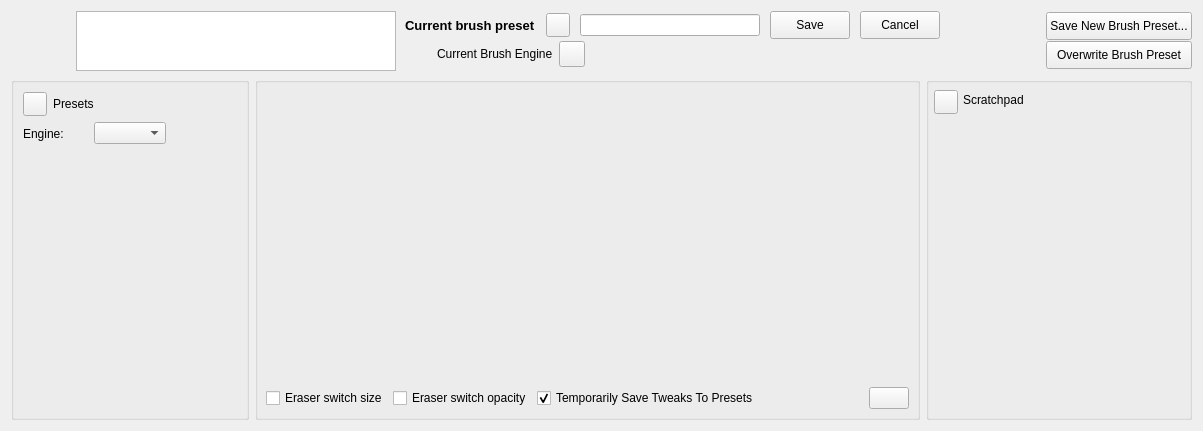
<?xml version="1.0" encoding="UTF-8"?>
<ui version="4.0">
 <author>
    SPDX-FileCopyrightText: none
    SPDX-License-Identifier: GPL-3.0-or-later
  </author>
 <class>WdgPaintOpSettings</class>
 <widget class="QWidget" name="WdgPaintOpSettings">
  <property name="geometry">
   <rect>
    <x>0</x>
    <y>0</y>
    <width>1203</width>
    <height>431</height>
   </rect>
  </property>
  <property name="windowTitle">
   <string>Brush Editor</string>
  </property>
  <layout class="QGridLayout" name="gridLayout">
   <item row="0" column="0" colspan="3">
    <layout class="QHBoxLayout" name="brushEditorDashboard">
     <property name="spacing">
      <number>9</number>
     </property>
     <property name="leftMargin">
      <number>1</number>
     </property>
     <item>
      <widget class="QLabel" name="presetThumbnailicon">
       <property name="sizePolicy">
        <sizepolicy hsizetype="Fixed" vsizetype="Fixed">
         <horstretch>0</horstretch>
         <verstretch>0</verstretch>
        </sizepolicy>
       </property>
       <property name="minimumSize">
        <size>
         <width>55</width>
         <height>55</height>
        </size>
       </property>
       <property name="text">
        <string/>
       </property>
       <property name="scaledContents">
        <bool>true</bool>
       </property>
      </widget>
     </item>
     <item>
      <widget class="KisPresetLivePreviewView" name="liveBrushPreviewView">
       <property name="sizePolicy">
        <sizepolicy hsizetype="Fixed" vsizetype="Fixed">
         <horstretch>0</horstretch>
         <verstretch>0</verstretch>
        </sizepolicy>
       </property>
       <property name="minimumSize">
        <size>
         <width>320</width>
         <height>60</height>
        </size>
       </property>
       <property name="maximumSize">
        <size>
         <width>320</width>
         <height>60</height>
        </size>
       </property>
       <property name="font">
        <font>
         <kerning>false</kerning>
        </font>
       </property>
       <property name="contextMenuPolicy">
        <enum>Qt::DefaultContextMenu</enum>
       </property>
       <property name="frameShape">
        <enum>QFrame::StyledPanel</enum>
       </property>
       <property name="frameShadow">
        <enum>QFrame::Raised</enum>
       </property>
       <property name="midLineWidth">
        <number>0</number>
       </property>
       <property name="verticalScrollBarPolicy">
        <enum>Qt::ScrollBarAlwaysOff</enum>
       </property>
       <property name="horizontalScrollBarPolicy">
        <enum>Qt::ScrollBarAlwaysOff</enum>
       </property>
       <property name="interactive">
        <bool>true</bool>
       </property>
       <property name="alignment">
        <set>Qt::AlignLeading|Qt::AlignLeft|Qt::AlignTop</set>
       </property>
       <property name="renderHints">
        <set>QPainter::Antialiasing|QPainter::HighQualityAntialiasing|QPainter::SmoothPixmapTransform</set>
       </property>
       <property name="resizeAnchor">
        <enum>QGraphicsView::AnchorViewCenter</enum>
       </property>
      </widget>
     </item>
     <item>
      <layout class="QVBoxLayout" name="verticalLayout_4">
       <property name="spacing">
        <number>0</number>
       </property>
       <item>
        <layout class="QHBoxLayout" name="horizontalLayout_6">
         <property name="spacing">
          <number>10</number>
         </property>
         <item>
          <widget class="QLabel" name="currentBrushNameLabel">
           <property name="sizePolicy">
            <sizepolicy hsizetype="MinimumExpanding" vsizetype="Preferred">
             <horstretch>0</horstretch>
             <verstretch>0</verstretch>
            </sizepolicy>
           </property>
           <property name="font">
            <font>
             <pointsize>10</pointsize>
             <weight>75</weight>
             <bold>true</bold>
            </font>
           </property>
           <property name="text">
            <string>Current brush preset</string>
           </property>
          </widget>
         </item>
         <item>
          <widget class="QPushButton" name="renameBrushPresetButton">
           <property name="sizePolicy">
            <sizepolicy hsizetype="Fixed" vsizetype="Fixed">
             <horstretch>0</horstretch>
             <verstretch>0</verstretch>
            </sizepolicy>
           </property>
           <property name="minimumSize">
            <size>
             <width>24</width>
             <height>24</height>
            </size>
           </property>
           <property name="maximumSize">
            <size>
             <width>24</width>
             <height>24</height>
            </size>
           </property>
           <property name="text">
            <string/>
           </property>
          </widget>
         </item>
         <item>
          <widget class="QLineEdit" name="renameBrushNameTextField">
           <property name="minimumSize">
            <size>
             <width>180</width>
             <height>0</height>
            </size>
           </property>
          </widget>
         </item>
         <item>
          <widget class="QPushButton" name="updateBrushNameButton">
           <property name="sizePolicy">
            <sizepolicy hsizetype="Minimum" vsizetype="Fixed">
             <horstretch>0</horstretch>
             <verstretch>0</verstretch>
            </sizepolicy>
           </property>
           <property name="maximumSize">
            <size>
             <width>16777215</width>
             <height>28</height>
            </size>
           </property>
           <property name="text">
            <string>Save</string>
           </property>
          </widget>
         </item>
         <item>
          <widget class="QPushButton" name="cancelBrushNameUpdateButton">
           <property name="maximumSize">
            <size>
             <width>16777215</width>
             <height>28</height>
            </size>
           </property>
           <property name="text">
            <string>Cancel</string>
           </property>
          </widget>
         </item>
        </layout>
       </item>
       <item>
        <layout class="QHBoxLayout" name="horizontalLayout_5">
         <property name="spacing">
          <number>6</number>
         </property>
         <item>
          <widget class="QLabel" name="currentBrushEngineIcon">
           <property name="sizePolicy">
            <sizepolicy hsizetype="Fixed" vsizetype="Fixed">
             <horstretch>0</horstretch>
             <verstretch>0</verstretch>
            </sizepolicy>
           </property>
           <property name="minimumSize">
            <size>
             <width>26</width>
             <height>26</height>
            </size>
           </property>
           <property name="text">
            <string/>
           </property>
          </widget>
         </item>
         <item>
          <widget class="QLabel" name="currentBrushEngineLabel">
           <property name="text">
            <string>Current Brush Engine</string>
           </property>
          </widget>
         </item>
         <item>
          <widget class="QPushButton" name="reloadPresetButton">
           <property name="sizePolicy">
            <sizepolicy hsizetype="Fixed" vsizetype="Fixed">
             <horstretch>0</horstretch>
             <verstretch>0</verstretch>
            </sizepolicy>
           </property>
           <property name="minimumSize">
            <size>
             <width>26</width>
             <height>26</height>
            </size>
           </property>
           <property name="maximumSize">
            <size>
             <width>26</width>
             <height>26</height>
            </size>
           </property>
           <property name="text">
            <string/>
           </property>
          </widget>
         </item>
         <item>
          <widget class="QPushButton" name="dirtyPresetIndicatorButton">
           <property name="sizePolicy">
            <sizepolicy hsizetype="Fixed" vsizetype="Fixed">
             <horstretch>0</horstretch>
             <verstretch>0</verstretch>
            </sizepolicy>
           </property>
           <property name="minimumSize">
            <size>
             <width>30</width>
             <height>30</height>
            </size>
           </property>
           <property name="maximumSize">
            <size>
             <width>30</width>
             <height>30</height>
            </size>
           </property>
           <property name="text">
            <string/>
           </property>
           <property name="flat">
            <bool>true</bool>
           </property>
          </widget>
         </item>
         <item>
          <spacer name="horizontalSpacer_4">
           <property name="orientation">
            <enum>Qt::Horizontal</enum>
           </property>
           <property name="sizeHint" stdset="0">
            <size>
             <width>40</width>
             <height>20</height>
            </size>
           </property>
          </spacer>
         </item>
        </layout>
       </item>
      </layout>
     </item>
     <item>
      <spacer name="horizontalSpacer_2">
       <property name="orientation">
        <enum>Qt::Horizontal</enum>
       </property>
       <property name="sizeType">
        <enum>QSizePolicy::MinimumExpanding</enum>
       </property>
       <property name="sizeHint" stdset="0">
        <size>
         <width>0</width>
         <height>0</height>
        </size>
       </property>
      </spacer>
     </item>
     <item>
      <layout class="QVBoxLayout" name="verticalLayout_5">
       <property name="spacing">
        <number>0</number>
       </property>
       <item>
        <widget class="QPushButton" name="saveNewBrushPresetButton">
         <property name="sizePolicy">
          <sizepolicy hsizetype="Preferred" vsizetype="Preferred">
           <horstretch>0</horstretch>
           <verstretch>0</verstretch>
          </sizepolicy>
         </property>
         <property name="maximumSize">
          <size>
           <width>16777215</width>
           <height>28</height>
          </size>
         </property>
         <property name="text">
          <string>Save New Brush Preset...</string>
         </property>
        </widget>
       </item>
       <item>
        <widget class="QPushButton" name="saveBrushPresetButton">
         <property name="sizePolicy">
          <sizepolicy hsizetype="Preferred" vsizetype="Fixed">
           <horstretch>0</horstretch>
           <verstretch>0</verstretch>
          </sizepolicy>
         </property>
         <property name="maximumSize">
          <size>
           <width>16777215</width>
           <height>28</height>
          </size>
         </property>
         <property name="text">
          <string>Overwrite Brush Preset</string>
         </property>
        </widget>
       </item>
      </layout>
     </item>
    </layout>
   </item>
   <item row="1" column="0">
    <widget class="QGroupBox" name="presetsContainer">
     <property name="title">
      <string/>
     </property>
     <property name="alignment">
      <set>Qt::AlignLeading|Qt::AlignLeft|Qt::AlignVCenter</set>
     </property>
     <layout class="QVBoxLayout" name="verticalLayout_3">
      <item>
       <layout class="QHBoxLayout" name="horizontalLayout_7">
        <item>
         <widget class="QPushButton" name="showPresetsButton">
          <property name="minimumSize">
           <size>
            <width>24</width>
            <height>24</height>
           </size>
          </property>
          <property name="maximumSize">
           <size>
            <width>24</width>
            <height>24</height>
           </size>
          </property>
          <property name="text">
           <string/>
          </property>
          <property name="iconSize">
           <size>
            <width>12</width>
            <height>12</height>
           </size>
          </property>
          <property name="shortcut">
           <string notr="true"/>
          </property>
         </widget>
        </item>
        <item>
         <widget class="QLabel" name="presetsSidebarLabel">
          <property name="sizePolicy">
           <sizepolicy hsizetype="Minimum" vsizetype="Minimum">
            <horstretch>0</horstretch>
            <verstretch>0</verstretch>
           </sizepolicy>
          </property>
          <property name="text">
           <string>Presets</string>
          </property>
         </widget>
        </item>
       </layout>
      </item>
      <item>
       <layout class="QHBoxLayout" name="horizontalLayout_4">
        <item>
         <widget class="QLabel" name="engineFilterLabel">
          <property name="sizePolicy">
           <sizepolicy hsizetype="Minimum" vsizetype="Minimum">
            <horstretch>0</horstretch>
            <verstretch>0</verstretch>
           </sizepolicy>
          </property>
          <property name="text">
           <string>Engine:</string>
          </property>
         </widget>
        </item>
        <item>
         <widget class="QComboBox" name="brushEngineComboBox">
          <property name="sizePolicy">
           <sizepolicy hsizetype="Fixed" vsizetype="Fixed">
            <horstretch>0</horstretch>
            <verstretch>0</verstretch>
           </sizepolicy>
          </property>
         </widget>
        </item>
        <item>
         <widget class="QToolButton" name="presetChangeViewToolButton">
          <property name="sizePolicy">
           <sizepolicy hsizetype="Minimum" vsizetype="Fixed">
            <horstretch>0</horstretch>
            <verstretch>0</verstretch>
           </sizepolicy>
          </property>
          <property name="text">
           <string/>
          </property>
          <property name="autoRaise">
           <bool>true</bool>
          </property>
         </widget>
        </item>
       </layout>
      </item>
      <item>
       <widget class="KisPresetSelectorStrip" name="presetWidget" native="true">
        <property name="sizePolicy">
         <sizepolicy hsizetype="Preferred" vsizetype="MinimumExpanding">
          <horstretch>0</horstretch>
          <verstretch>0</verstretch>
         </sizepolicy>
        </property>
        <property name="minimumSize">
         <size>
          <width>0</width>
          <height>120</height>
         </size>
        </property>
        <property name="maximumSize">
         <size>
          <width>1677215</width>
          <height>1677215</height>
         </size>
        </property>
       </widget>
      </item>
      <item>
       <spacer name="verticalSpacer">
        <property name="orientation">
         <enum>Qt::Vertical</enum>
        </property>
        <property name="sizeType">
         <enum>QSizePolicy::Preferred</enum>
        </property>
        <property name="sizeHint" stdset="0">
         <size>
          <width>5</width>
          <height>5</height>
         </size>
        </property>
       </spacer>
      </item>
      <item>
       <layout class="QHBoxLayout" name="horizontalLayout_9">
        <item>
         <widget class="QToolButton" name="newPresetEngineButton">
          <property name="text">
           <string/>
          </property>
          <property name="iconSize">
           <size>
            <width>22</width>
            <height>22</height>
           </size>
          </property>
          <property name="autoRaise">
           <bool>true</bool>
          </property>
         </widget>
        </item>
        <item>
         <spacer name="horizontalSpacer_5">
          <property name="orientation">
           <enum>Qt::Horizontal</enum>
          </property>
          <property name="sizeHint" stdset="0">
           <size>
            <width>5</width>
            <height>10</height>
           </size>
          </property>
         </spacer>
        </item>
        <item>
         <widget class="QToolButton" name="bnBlacklistPreset">
          <property name="minimumSize">
           <size>
            <width>0</width>
            <height>0</height>
           </size>
          </property>
          <property name="text">
           <string/>
          </property>
          <property name="iconSize">
           <size>
            <width>22</width>
            <height>22</height>
           </size>
          </property>
          <property name="autoRaise">
           <bool>true</bool>
          </property>
         </widget>
        </item>
       </layout>
      </item>
      <item>
       <spacer name="presetsSpacer">
        <property name="orientation">
         <enum>Qt::Vertical</enum>
        </property>
        <property name="sizeHint" stdset="0">
         <size>
          <width>20</width>
          <height>10</height>
         </size>
        </property>
       </spacer>
      </item>
     </layout>
    </widget>
   </item>
   <item row="1" column="1">
    <widget class="QGroupBox" name="brushEditorSettingsControls">
     <property name="title">
      <string/>
     </property>
     <property name="flat">
      <bool>false</bool>
     </property>
     <layout class="QVBoxLayout" name="brushEditorLayout">
      <property name="spacing">
       <number>0</number>
      </property>
      <property name="leftMargin">
       <number>3</number>
      </property>
      <property name="topMargin">
       <number>1</number>
      </property>
      <property name="rightMargin">
       <number>3</number>
      </property>
      <property name="bottomMargin">
       <number>3</number>
      </property>
      <item>
       <widget class="QFrame" name="frmOptionWidgetContainer">
        <property name="sizePolicy">
         <sizepolicy hsizetype="Preferred" vsizetype="Preferred">
          <horstretch>0</horstretch>
          <verstretch>4</verstretch>
         </sizepolicy>
        </property>
        <property name="minimumSize">
         <size>
          <width>100</width>
          <height>0</height>
         </size>
        </property>
        <property name="frameShape">
         <enum>QFrame::NoFrame</enum>
        </property>
        <property name="frameShadow">
         <enum>QFrame::Plain</enum>
        </property>
        <property name="lineWidth">
         <number>0</number>
        </property>
       </widget>
      </item>
      <item>
       <layout class="QHBoxLayout" name="horizontalLayout_3" stretch="0,0,0,0,0,0">
        <property name="spacing">
         <number>5</number>
        </property>
        <property name="leftMargin">
         <number>5</number>
        </property>
        <property name="topMargin">
         <number>0</number>
        </property>
        <property name="rightMargin">
         <number>5</number>
        </property>
        <property name="bottomMargin">
         <number>5</number>
        </property>
        <item>
         <widget class="QCheckBox" name="eraserBrushSizeCheckBox">
          <property name="sizePolicy">
           <sizepolicy hsizetype="Minimum" vsizetype="Fixed">
            <horstretch>0</horstretch>
            <verstretch>0</verstretch>
           </sizepolicy>
          </property>
          <property name="toolTip">
           <string>Erase mode will use a separate brush size</string>
          </property>
          <property name="text">
           <string>Eraser switch size</string>
          </property>
          <property name="checked">
           <bool>false</bool>
          </property>
         </widget>
        </item>
        <item>
         <widget class="QCheckBox" name="eraserBrushOpacityCheckBox">
          <property name="sizePolicy">
           <sizepolicy hsizetype="Minimum" vsizetype="Fixed">
            <horstretch>0</horstretch>
            <verstretch>0</verstretch>
           </sizepolicy>
          </property>
          <property name="toolTip">
           <string>Erase mode will use a separate brush opacity</string>
          </property>
          <property name="text">
           <string>Eraser switch opacity</string>
          </property>
          <property name="checked">
           <bool>false</bool>
          </property>
         </widget>
        </item>
        <item>
         <widget class="QCheckBox" name="dirtyPresetCheckBox">
          <property name="sizePolicy">
           <sizepolicy hsizetype="Minimum" vsizetype="Fixed">
            <horstretch>0</horstretch>
            <verstretch>0</verstretch>
           </sizepolicy>
          </property>
          <property name="text">
           <string>Temporarily Save Tweaks To Presets</string>
          </property>
          <property name="checked">
           <bool>true</bool>
          </property>
         </widget>
        </item>
        <item>
         <spacer name="horizontalSpacer">
          <property name="orientation">
           <enum>Qt::Horizontal</enum>
          </property>
          <property name="sizeHint" stdset="0">
           <size>
            <width>40</width>
            <height>20</height>
           </size>
          </property>
         </spacer>
        </item>
        <item>
         <widget class="KisLodAvailabilityWidget" name="wdgLodAvailability" native="true">
          <property name="minimumSize">
           <size>
            <width>60</width>
            <height>0</height>
           </size>
          </property>
         </widget>
        </item>
        <item>
         <widget class="QPushButton" name="viewOptionButton">
          <property name="text">
           <string/>
          </property>
         </widget>
        </item>
       </layout>
      </item>
      <item>
       <layout class="QHBoxLayout" name="horizontalLayout">
        <property name="spacing">
         <number>5</number>
        </property>
        <property name="leftMargin">
         <number>5</number>
        </property>
        <property name="topMargin">
         <number>0</number>
        </property>
        <property name="rightMargin">
         <number>5</number>
        </property>
        <property name="bottomMargin">
         <number>0</number>
        </property>
       </layout>
      </item>
     </layout>
    </widget>
   </item>
   <item row="1" column="2">
    <widget class="QGroupBox" name="scratchpadControls">
     <property name="title">
      <string/>
     </property>
     <property name="flat">
      <bool>false</bool>
     </property>
     <layout class="QVBoxLayout" name="verticalLayout" stretch="0,0,0">
      <property name="spacing">
       <number>5</number>
      </property>
      <property name="leftMargin">
       <number>5</number>
      </property>
      <property name="topMargin">
       <number>5</number>
      </property>
      <property name="rightMargin">
       <number>5</number>
      </property>
      <property name="bottomMargin">
       <number>5</number>
      </property>
      <item>
       <layout class="QHBoxLayout" name="horizontalLayout_8">
        <item>
         <widget class="QPushButton" name="showScratchpadButton">
          <property name="minimumSize">
           <size>
            <width>24</width>
            <height>24</height>
           </size>
          </property>
          <property name="maximumSize">
           <size>
            <width>24</width>
            <height>20</height>
           </size>
          </property>
          <property name="text">
           <string/>
          </property>
          <property name="iconSize">
           <size>
            <width>12</width>
            <height>12</height>
           </size>
          </property>
         </widget>
        </item>
        <item>
         <widget class="QLabel" name="scratchpadSidebarLabel">
          <property name="text">
           <string>Scratchpad</string>
          </property>
         </widget>
        </item>
       </layout>
      </item>
      <item>
       <widget class="QFrame" name="frame">
        <property name="frameShape">
         <enum>QFrame::NoFrame</enum>
        </property>
        <property name="frameShadow">
         <enum>QFrame::Plain</enum>
        </property>
        <property name="lineWidth">
         <number>0</number>
        </property>
        <layout class="QVBoxLayout" name="verticalLayout_2">
         <property name="spacing">
          <number>0</number>
         </property>
         <property name="leftMargin">
          <number>0</number>
         </property>
         <property name="topMargin">
          <number>0</number>
         </property>
         <property name="rightMargin">
          <number>0</number>
         </property>
         <property name="bottomMargin">
          <number>0</number>
         </property>
         <item>
          <widget class="KisScratchPad" name="scratchPad" native="true">
           <property name="sizePolicy">
            <sizepolicy hsizetype="Preferred" vsizetype="MinimumExpanding">
             <horstretch>0</horstretch>
             <verstretch>0</verstretch>
            </sizepolicy>
           </property>
           <property name="minimumSize">
            <size>
             <width>250</width>
             <height>0</height>
            </size>
           </property>
          </widget>
         </item>
        </layout>
       </widget>
      </item>
      <item>
       <layout class="QHBoxLayout" name="horizontalLayout_2" stretch="0,0,0,0,0">
        <item>
         <widget class="QToolButton" name="paintPresetIcon">
          <property name="sizePolicy">
           <sizepolicy hsizetype="Expanding" vsizetype="Fixed">
            <horstretch>0</horstretch>
            <verstretch>0</verstretch>
           </sizepolicy>
          </property>
          <property name="toolTip">
           <string>Fill area with brush preset icon</string>
          </property>
          <property name="text">
           <string/>
          </property>
          <property name="autoRaise">
           <bool>true</bool>
          </property>
         </widget>
        </item>
        <item>
         <widget class="QToolButton" name="fillLayer">
          <property name="sizePolicy">
           <sizepolicy hsizetype="Expanding" vsizetype="Fixed">
            <horstretch>0</horstretch>
            <verstretch>0</verstretch>
           </sizepolicy>
          </property>
          <property name="toolTip">
           <string>Fill area with current image</string>
          </property>
          <property name="text">
           <string/>
          </property>
          <property name="autoRaise">
           <bool>true</bool>
          </property>
         </widget>
        </item>
        <item>
         <widget class="QToolButton" name="fillGradient">
          <property name="sizePolicy">
           <sizepolicy hsizetype="Expanding" vsizetype="Fixed">
            <horstretch>0</horstretch>
            <verstretch>0</verstretch>
           </sizepolicy>
          </property>
          <property name="toolTip">
           <string>Fill area with gradient</string>
          </property>
          <property name="text">
           <string/>
          </property>
          <property name="autoRaise">
           <bool>true</bool>
          </property>
         </widget>
        </item>
        <item>
         <widget class="QToolButton" name="fillSolid">
          <property name="sizePolicy">
           <sizepolicy hsizetype="Expanding" vsizetype="Fixed">
            <horstretch>0</horstretch>
            <verstretch>0</verstretch>
           </sizepolicy>
          </property>
          <property name="toolTip">
           <string>Fill area with background color</string>
          </property>
          <property name="text">
           <string/>
          </property>
          <property name="autoRaise">
           <bool>true</bool>
          </property>
         </widget>
        </item>
        <item>
         <widget class="QToolButton" name="eraseScratchPad">
          <property name="sizePolicy">
           <sizepolicy hsizetype="Expanding" vsizetype="Fixed">
            <horstretch>0</horstretch>
            <verstretch>0</verstretch>
           </sizepolicy>
          </property>
          <property name="toolTip">
           <string>Reset area to white</string>
          </property>
          <property name="text">
           <string/>
          </property>
          <property name="autoRaise">
           <bool>true</bool>
          </property>
         </widget>
        </item>
       </layout>
      </item>
     </layout>
    </widget>
   </item>
  </layout>
 </widget>
 <customwidgets>
  <customwidget>
   <class>KisScratchPad</class>
   <extends>QWidget</extends>
   <header>kis_scratch_pad.h</header>
   <container>1</container>
  </customwidget>
  <customwidget>
   <class>KisPresetLivePreviewView</class>
   <extends>QGraphicsView</extends>
   <header>kis_preset_live_preview_view.h</header>
   <container>1</container>
  </customwidget>
  <customwidget>
   <class>KisPresetSelectorStrip</class>
   <extends>QWidget</extends>
   <header>kis_preset_selector_strip.h</header>
   <container>1</container>
  </customwidget>
  <customwidget>
   <class>KisLodAvailabilityWidget</class>
   <extends>QWidget</extends>
   <header>kis_lod_availability_widget.h</header>
   <container>1</container>
  </customwidget>
 </customwidgets>
 <resources/>
 <connections/>
</ui>
